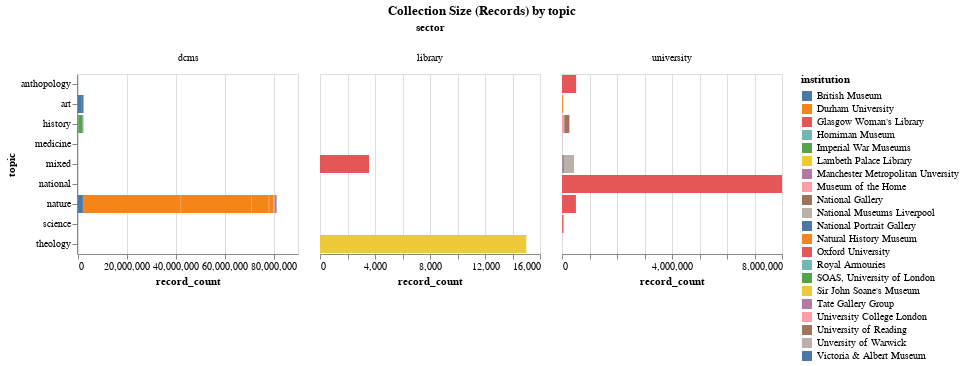

The notebook cell saved with this chart:
### Code cell
title = alt.TitleParams('Collection Size (Records) by topic', anchor='middle')
alt.Chart(records_data,title=title).mark_bar().encode(
    x='record_count:Q',
    y='topic:N',
    color='institution:N',
    column='sector'
).properties(width=220).resolve_scale(x='independent')

### Figure 1 — Vega-Lite specification as saved in the notebook (floating-point values rounded to 4 significant figures)
{"config": {"view": {"continuousWidth": 300, "continuousHeight": 300}}, "data": {"name": "data-12b097995b6236260bf4e24f871dc0bb"}, "mark": {"type": "bar"}, "encoding": {"color": {"field": "institution", "type": "nominal"}, "column": {"field": "sector", "type": "nominal"}, "x": {"field": "record_count", "type": "quantitative"}, "y": {"field": "topic", "type": "nominal"}}, "resolve": {"scale": {"x": "independent"}}, "title": {"text": "Collection Size (Records) by topic", "anchor": "middle"}, "width": 220, "$schema": "https://vega.github.io/schema/vega-lite/v5.17.0.json", "datasets": {"data-12b097995b6236260bf4e24f871dc0bb": [{"institution": "Oxford University", "subcollection": "History of Science Museum", "sector": "university", "type": "museum", "topic": "science", "precision": "estimate", "record_count": 33592}, {"institution": "Oxford University", "subcollection": "Museum of Natural History", "sector": "university", "type": "museum", "topic": "nature", "precision": "estimate", "record_count": 505745}, {"institution": "Oxford University", "subcollection": "Pitt Rivers Museum", "sector": "university", "type": "museum", "topic": "anthopology", "precision": "estimate", "record_count": 513107}, {"institution": "Durham University", "subcollection": "Oriental Museum", "sector": "university", "type": "museum", "topic": "art", "precision": "estimate", "record_count": 33234}, {"institution": "University College London", "subcollection": "Petrie Museum", "sector": "university", "type": "museum", "topic": "history", "precision": "estimate", "record_count": 83455}, {"institution": "University College London", "subcollection": "UCL Art Museum", "sector": "university", "type": "museum", "topic": "art", "precision": "estimate", "record_count": 10712}, {"institution": "University College London", "subcollection": "UCL Pathology Collection", "sector": "university", "type": "museum", "topic": "medicine", "precision": "estimate", "record_count": 8817}, {"institution": "University College London", "subcollection": "UCL Pathology Collection", "sector": "university", "type": "museum", "topic": "science", "precision": "estimate", "record_count": 1462}, {"institution": "Glasgow Woman's Library", "subcollection": "Museum Collections", "sector": "library", "type": "museum", "topic": "mixed", "precision": "estimate", "record_count": 3567}, {"institution": "Victoria & Albert Museum", "subcollection": "Victoria & Albert Museum", "sector": "dcms", "type": "museum", "topic": "art", "precision": "exact", "record_count": 1281326}, {"institution": "Museum of the Home", "subcollection": "Museum of the Home", "sector": "dcms", "type": "museum", "topic": "history", "precision": "exact", "record_count": 12200}, {"institution": "Horniman Museum", "subcollection": "Museum Collection", "sector": "dcms", "type": "museum", "topic": "history", "precision": "estimate", "record_count": 132612}, {"institution": "Imperial War Museums", "subcollection": "Museum Collection", "sector": "dcms", "type": "museum", "topic": "history", "precision": "estimate", "record_count": 1737698}, {"institution": "National Gallery", "subcollection": "Museum Collection", "sector": "dcms", "type": "museum", "topic": "history", "precision": "estimate", "record_count": 2626}, {"institution": "National Museums Liverpool", "subcollection": "Museum Collection", "sector": "dcms", "type": "museum", "topic": "history", "precision": "estimate", "record_count": 73682}, {"institution": "National Portrait Gallery", "subcollection": "Museum Collection", "sector": "dcms", "type": "museum", "topic": "history", "precision": "estimate", "record_count": 220000}, {"institution": "Natural History Museum", "subcollection": "Entomology collections", "sector": "dcms", "type": "museum", "topic": "nature", "precision": "estimate", "record_count": 34000000}, {"institution": "Natural History Museum", "subcollection": "Botany collections", "sector": "dcms", "type": "museum", "topic": "nature", "precision": "estimate", "record_count": 6000000}, {"institution": "Natural History Museum", "subcollection": "Zooology collections", "sector": "dcms", "type": "museum", "topic": "nature", "precision": "estimate", "record_count": 29000000}, {"institution": "Natural History Museum", "subcollection": "Palaeontology collections", "sector": "dcms", "type": "museum", "topic": "nature", "precision": "estimate", "record_count": 7000000}, {"institution": "Natural History Museum", "subcollection": "Mineralogy collections", "sector": "dcms", "type": "museum", "topic": "nature", "precision": "estimate", "record_count": 500000}, {"institution": "Natural History Museum", "subcollection": "Library and archive collections", "sector": "dcms", "type": "library", "topic": "nature", "precision": "estimate", "record_count": 1500000}, {"institution": "Royal Armouries", "subcollection": "Museum Collection", "sector": "dcms", "type": "museum", "topic": "nature", "precision": "estimate", "record_count": 65627}, {"institution": "Sir John Soane's Museum", "subcollection": "Museum Collection", "sector": "dcms", "type": "museum", "topic": "nature", "precision": "estimate", "record_count": 57164}, {"institution": "Tate Gallery Group", "subcollection": "Museum Collection", "sector": "dcms", "type": "museum", "topic": "nature", "precision": "estimate", "record_count": 79236}, {"institution": "British Museum", "subcollection": "Museum Collection", "sector": "dcms", "type": "museum", "topic": "nature", "precision": "estimate", "record_count": 2000000}, {"institution": "Oxford University", "subcollection": "History of Science Museum", "sector": "university", "type": "museum", "topic": "science", "precision": "estimate", "record_count": 21011}, {"institution": "Oxford University", "subcollection": "Bodleian Library", "sector": "university", "type": "library", "topic": "national", "precision": "estimate", "record_count": 8000000}, {"institution": "Manchester Metropolitan Unversity", "subcollection": "Special Collections", "sector": "university", "type": "library", "topic": "mixed", "precision": "estimate", "record_count": 28600}, {"institution": "SOAS, University of London", "subcollection": "Special Collections", "sector": "university", "type": "library", "topic": "mixed", "precision": "estimate", "record_count": 40337}, {"institution": "University of Reading", "subcollection": "Library Collection", "sector": "university", "type": "library", "topic": "history", "precision": "estimate", "record_count": 0}, {"institution": "Lambeth Palace Library", "subcollection": "Sion College Collections", "sector": "library", "type": "library", "topic": "theology", "precision": "estimate", "record_count": 15000}, {"institution": "Victoria & Albert Museum", "subcollection": "National Art Library", "sector": "dcms", "type": "library", "topic": "art", "precision": "estimate", "record_count": 849000}, {"institution": "Museum of the Home", "subcollection": "Library Collection", "sector": "dcms", "type": "library", "topic": "history", "precision": "exact", "record_count": 6290}, {"institution": "Royal Armouries", "subcollection": "Library Collection", "sector": "dcms", "type": "library", "topic": "nature", "precision": "estimate", "record_count": 65627}, {"institution": "Sir John Soane's Museum", "subcollection": "Library Collection", "sector": "dcms", "type": "library", "topic": "nature", "precision": "estimate", "record_count": 57164}, {"institution": "Unversity of Warwick", "subcollection": "Modern Records Centre", "sector": "university", "type": "archive", "topic": "mixed", "precision": "exact", "record_count": 367655}, {"institution": "University of Reading", "subcollection": "Archive Collection", "sector": "university", "type": "archive", "topic": "history", "precision": "estimate", "record_count": 186216}, {"institution": "Victoria & Albert Museum", "subcollection": "Victoria & Albert Museum Archives", "sector": "dcms", "type": "archive", "topic": "art", "precision": "exact", "record_count": 157054}, {"institution": "Royal Armouries", "subcollection": "Archive Collection", "sector": "dcms", "type": "archive", "topic": "nature", "precision": "estimate", "record_count": 130130}, {"institution": "Sir John Soane's Museum", "subcollection": "Archive Collection", "sector": "dcms", "type": "archive", "topic": "nature", "precision": "estimate", "record_count": 0}, {"institution": "Tate Gallery Group", "subcollection": "Archive Collection", "sector": "dcms", "type": "archive", "topic": "nature", "precision": "estimate", "record_count": 807060}]}}
